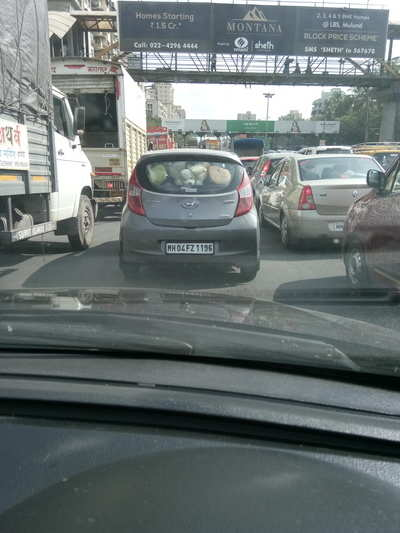
#> input picture car.jpg, 400 x 533 px
$ jupyter execute 'Number plate detection and blurring.ipynb'
#> lines starting #> are read from the running program, lines starting #| are printed output that depends on the picture
## Russian License Plate Blurring

We will be using Haar Cascades to blur license plates detected in an image!

Russians are famous for having some of the most entertaining DashCam footage on the internet (I encourage you to Google Search "Russian DashCam"). Unfortunately a lot of the footage contains license plates, perhaps we could help out and create a license plat blurring tool?

OpenCV comes with a Russian license plate detector .xml file that we can use like other face detection files (unfortunately, it does not come with license detectors for other countries!)

### Import Necessary libraries

[cell 1]
import numpy as np
import matplotlib.pyplot as plt
import cv2

### Create a function to display images in larger size

[cell 2]
def display(img):
    plt.figure(figsize=(6,8))
    plt.imshow(img)

### Read 'car.jpg' with cv2

[cell 3]
car=cv2.imread('car.jpg')
#> car is the input picture: shape (533, 400, 3); mean B, G, R 115.2, 115.4, 106.5

### Display the image

[cell 4]
display(car)

### Convert to RGB

[cell 5]
car=cv2.cvtColor(car, cv2.COLOR_BGR2RGB)

[cell 6]
display(car)

### Load the 'haarcascade_russian_plate_number.xml' file.

[cell 7]
plate_cascade=cv2.CascadeClassifier('haarcascade_russian_plate_number.xml')

We are creating a function that takes in an image and draws a rectangle around what it detects to be a license plate. We're just drawing a rectangle around it for now, later on we'll adjust this function to blur.

[cell 8]
def plate(img):
    car_c=car.copy()
    plate_rect=plate_cascade.detectMultiScale(car_c,1.3,2)
#> plate_rect = [[166, 238, 60, 20]]

    for x,y,w,h in plate_rect:
        cv2.rectangle(car_c,(x,y),(x+w,y+h),(0,0,255),3)
#> this loop made 1 pass
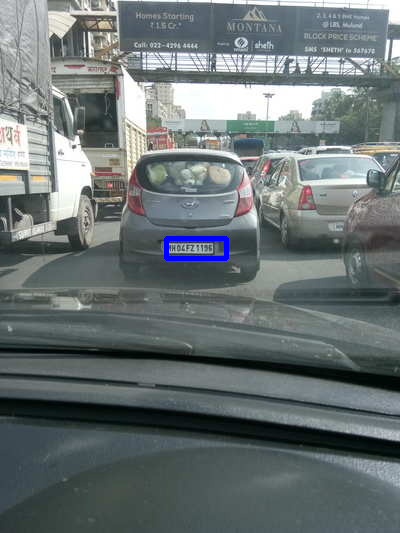
#> car_c: shape (533, 400, 3); mean R, G, B 106.3, 115.1, 115.9
    return car_c

[cell 9]
result=plate(car)

[cell 10]
display(result)

### Blur licence plate

Edit the function so that is effectively blurs the detected plate, instead of just drawing a rectangle around it. Here are the steps you might want to take:**

1. The hardest part is converting the (x,y,w,h) information into the dimension values you need to grab an ROI. It's simply [Numpy Slicing](https://stackoverflow.com/questions/15589517/how-to-crop-an-image-in-opencv-using-python), you just need to convert the information about the top left corner of the rectangle and width and height, into indexing position values.
2. Once you've grabbed the ROI using the (x,y,w,h) values returned, you'll want to blur that ROI. You can use cv2.medianBlur for this.
3. Now that you have a blurred version of the ROI (the license plate) you will want to paste this blurred image back on to the original image at the same original location. Simply using Numpy indexing and slicing to reassign that area of the original image to the blurred roi.

[cell 11]
car.shape
#> Out = (533, 400, 3)

[cell 12]
plate_cascade.detectMultiScale(car,1.3,2)
#> Out = [[166, 238, 60, 20]]

[cell 13]
roi=car[238:238+20,166:166+60]
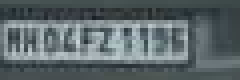
#> roi: shape (20, 60, 3) (shown 4 times larger); mean R, G, B 91.6, 102.7, 105.8

[cell 14]
display(roi)

[cell 15]
roi_blur=cv2.medianBlur(roi,ksize=9)
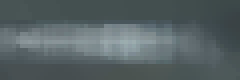
#> roi_blur: shape (20, 60, 3) (shown 4 times larger); mean R, G, B 86.3, 97.8, 100.2

[cell 16]
display(roi_blur)

[cell 17]
car[238:238+20,166:166+60]=roi_blur
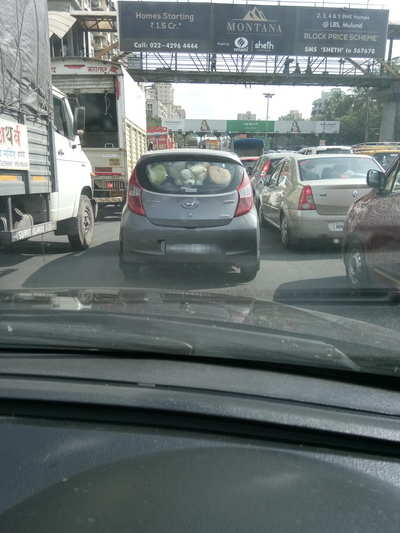
#> car: shape (533, 400, 3); mean R, G, B 106.5, 115.4, 115.2
